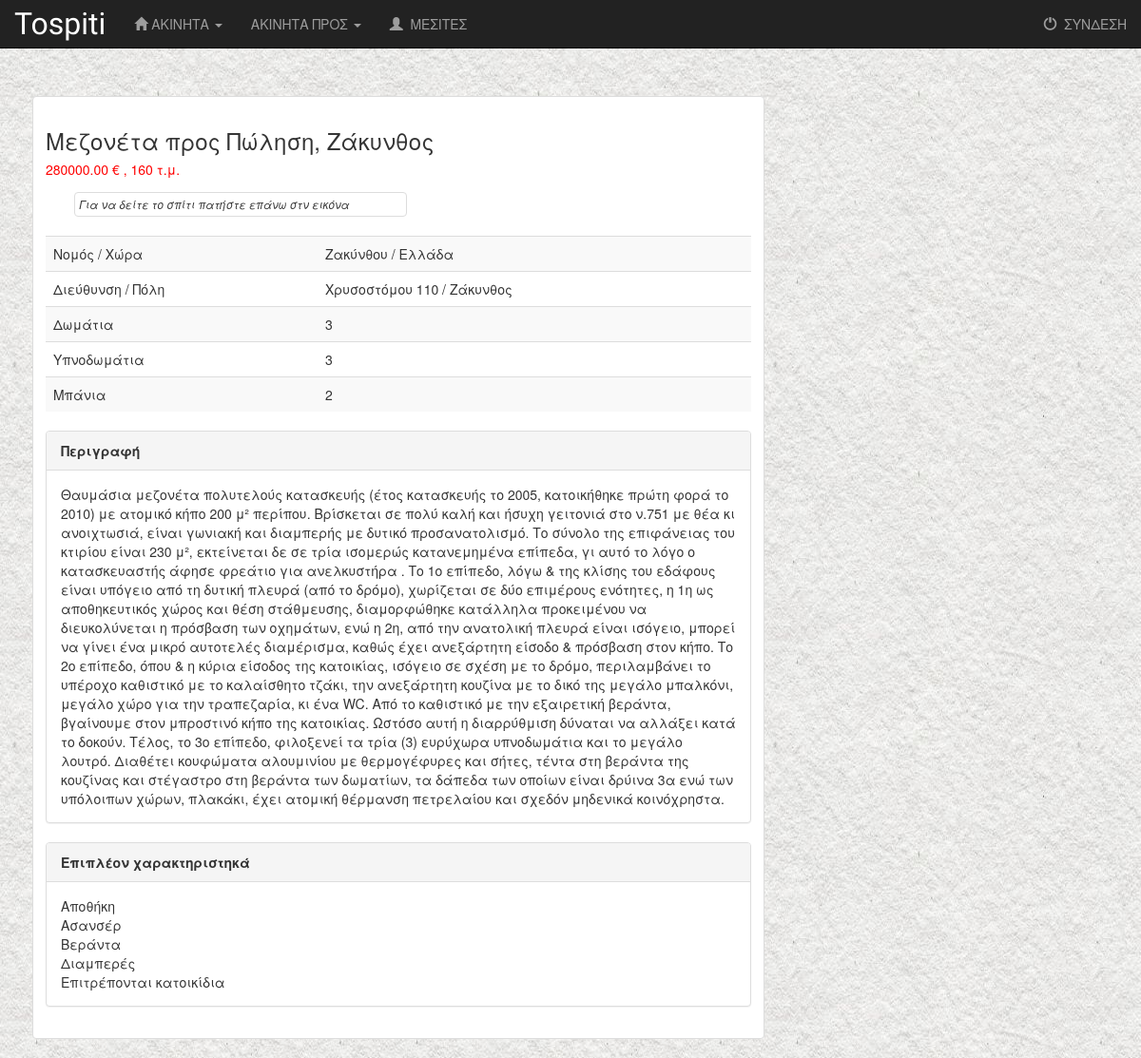
/tospiti/properties/60/, run on the app's committed database.
### tospiti/models.py (models this page shows, shortened)
class Property(models.Model):
    id_prop = models.AutoField(primary_key = True)
    prop_category = models.ForeignKey('Prop_Category', related_name='properties',verbose_name='Είδος κατοικίας')
    prop_genre = models.ForeignKey('Prop_Genre', related_name='properties', verbose_name='Προς')
    price = models.FloatField(blank=True, null=True, verbose_name='Τιμή')
    squaremeters = models.IntegerField(blank=True, null=True, verbose_name='Τετραγωνικά')
    rooms = models.IntegerField(blank=True, null=True, verbose_name='Δωμάτια')
    bedrooms = models.IntegerField(blank=True, null=True, verbose_name='Υπνοδωμάτια')
    bathrooms = models.IntegerField(blank=True, null=True, verbose_name='Μπάνια')
    area = models.FloatField(blank=True, null=True, verbose_name='Χώροι')
    description = models.TextField(blank=True, null=True, verbose_name='Σύντομη περιγραφή')
    country = models.CharField(max_length=255, blank=True, null=True, verbose_name='Χώρα')
    region = models.CharField(max_length=255, blank=True, null=True, verbose_name='Νομός')
    city = models.CharField(max_length=255, blank=True, null=True, verbose_name='Πόλη')
    address = models.CharField(max_length=255, blank=True, null=True, verbose_name='Διεύθυνση')
    zipcode = models.CharField(max_length=255, blank=True, null=True, verbose_name='Τ.Κ.')
    agent = models.ForeignKey('Agent', related_name='properties', verbose_name='Μεσίτης')
    created_date = models.DateTimeField(default=timezone.now, verbose_name='Ημερομηνία Δημιουργίας')
    publised_date = models.DateTimeField(blank=True, null=True, verbose_name='Ημερομινία Δημοσίευσης')
    class Meta:
        verbose_name = 'Ακινήτο'
        verbose_name_plural = 'Ακίνητα'

class Prop_Category(models.Model):
    id_prop_cat = models.AutoField(primary_key = True)
    description = models.CharField(max_length=255)
    class Meta:
        verbose_name = 'Κατηγορία Ακινήτου'
        verbose_name_plural = 'Κατηγορίες Ακινήτων'
    def __str__(self):
        return self.description

class Prop_Genre(models.Model):
    id_prop_gen = models.AutoField(primary_key = True)
    description = models.CharField(max_length=255)
    class Meta:
        verbose_name = 'Ακίνητο προς'
        verbose_name_plural = 'Ακίνητα προς'
    def __str__(self):
        return self.description

class Prop_Facility(models.Model):
    id_prop_fac = models.AutoField(primary_key = True)
    property = models.ForeignKey('Property', related_name='prop_facilities')
    facility = models.ForeignKey('Facility', related_name='prop_facilities')
    class Meta:
        verbose_name = 'Property_Facility'
        verbose_name_plural = 'Property_Facilities'

class Facility(models.Model):
    id_fac = models.AutoField(primary_key = True)
    description = models.CharField(max_length=255)
    class Meta:
        verbose_name = 'Επιπρόσθετο στοιχείο'
        verbose_name_plural = 'Επιπρόσθετα στοιχεία'

### tospiti/views.py (the view)
# urls.py: url(r'^properties/(?P<pk>[0-9]+)/$', views.DetailView.as_view(), name='detail'),
class DetailView(generic.DetailView):
    queryset = Property.objects.all()
    template_name = 'tospiti/detail.html'

### tospiti/templates/tospiti/detail.html (shortened to what this page needs)
{% extends 'tospiti/base.html' %}
{% block body %}
    <div class="row1">
    <div class="form-row">
        <div class="col-md-8" style="left: 5mm">
            <div class="thumbnail">
                <div class="caption">
                    <h3>{{ property.prop_category }} προς {{ property.prop_genre }}, {{ property.city }}</h3>
                    <h5 style="color:red">{{ property.price|floatformat:2 }} &#8364; , {{ property.squaremeters }} τ.μ.</h5>
                    <div class="container" style="padding-top: 5px">
                        <div class="row portfolio">
                            <div class="col-sm-4 col-md-4">
                                <div class="thumbnail">
                                    <figcaption style="font-style: italic; font-size: smaller">Για να δείτε το σπίτι πατήστε επάνω στν εικόνα</figcaption>
                                </div>
                            </div>
                        </div>
                    </div>
                    <div class="">
                        <table class="table table-striped">
                            <tbody>
                            <tr>
                                <td>Νομός / Χώρα</td>
                                <td>{{ property.region }} / {{ property.country }}</td>
                            </tr>
                            <tr>
                                <td>Διεύθυνση / Πόλη</td>
                                <td>{{ property.address }} / {{ property.city }}</td>
                            </tr>
                            <tr>
                                <td>Δωμάτια</td>
                                <td>{{ property.rooms }}</td>
                            </tr>
                            <tr>
                                <td>Υπνοδωμάτια</td>
                                <td>{{ property.bedrooms }}</td>
                            </tr>
                            <tr>
                                <td>Μπάνια</td>
                                <td>{{ property.bathrooms }}</td>
                            </tr>
                            </tbody>
                        </table>
                    </div>
                    <div class="">
                        <div class="panel panel-default">
                            <div class="panel-heading"><b>Περιγραφή</b></div>
                            <div class="panel-body">{{ property.description }}</div>
                        </div>
                    </div>
                    <div class="">
                        <div class="panel panel-default">
                            <div class="panel-heading"><b>Επιπλέον χαρακτηριστηκά</b></div>
                            <div class="panel-body">
                                {% for prop_facility in property.prop_facilities.all %}
                                    {{ prop_facility.facility.description }} <br/>
                                {% endfor %}
                            </div>
                        </div>
                    </div>
                </div>
            </div>
        </div>
    </div>
    </div>
{% endblock %}

### tospiti/static/tospiti/style.css (style rules this page uses)
body { background: white url("images/background.png"); }
.row { margin: 0; }
.row1 { margin-top: 100px; }

### data on the page
Property: prop_category "Μεζονέτα", prop_genre "Πώληση", city "Ζάκυνθος", price "280000.00", squaremeters "160", region "Ζακύνθου", country "Ελλάδα", address "Χρυσοστόμου 110", rooms "3", bedrooms "3", bathrooms "2", description "Θαυμάσια μεζονέτα πολυτελούς κατασκευής (έτος κατασκευής το 2005, κατοικήθηκε πρώτη φορά το 2010) με ατομικό κήπο 200 μ² περίπου. Βρίσκεται σε πολύ καλή και ήσυχη γειτονιά στο ν.751 με θέα κι ανοιχτωσιά, είναι γωνιακή και διαμπερής με δυτικό προσανατολισμό. Το σύνολο της επιφάνειας του κτιρίου είναι 230 μ², εκτείνεται δε σε τρία ισομερώς κατανεμημένα επίπεδα, γι αυτό το λόγο ο κατασκευαστής άφησε φρεάτιο για ανελκυστήρα . Το 1ο επίπεδο, λόγω & της κλίσης του εδάφους είναι υπόγειο από τη δυτική πλευρά (από το δρόμο), χωρίζεται σε δύο επιμέρους ενότητες, η 1η ως αποθηκευτικός χώρος και θέση στάθμευσης, διαμορφώθηκε κατάλληλα προκειμένου να διευκολύνεται η πρόσβαση των οχημάτων, ενώ η 2η, από…"
Prop_Facility: facility.description "Αποθήκη"
Prop_Facility: facility.description "Ασανσέρ"
Prop_Facility: facility.description "Βεράντα"
Prop_Facility: facility.description "Διαμπερές"
Prop_Facility: facility.description "Επιτρέπονται κατοικίδια"
